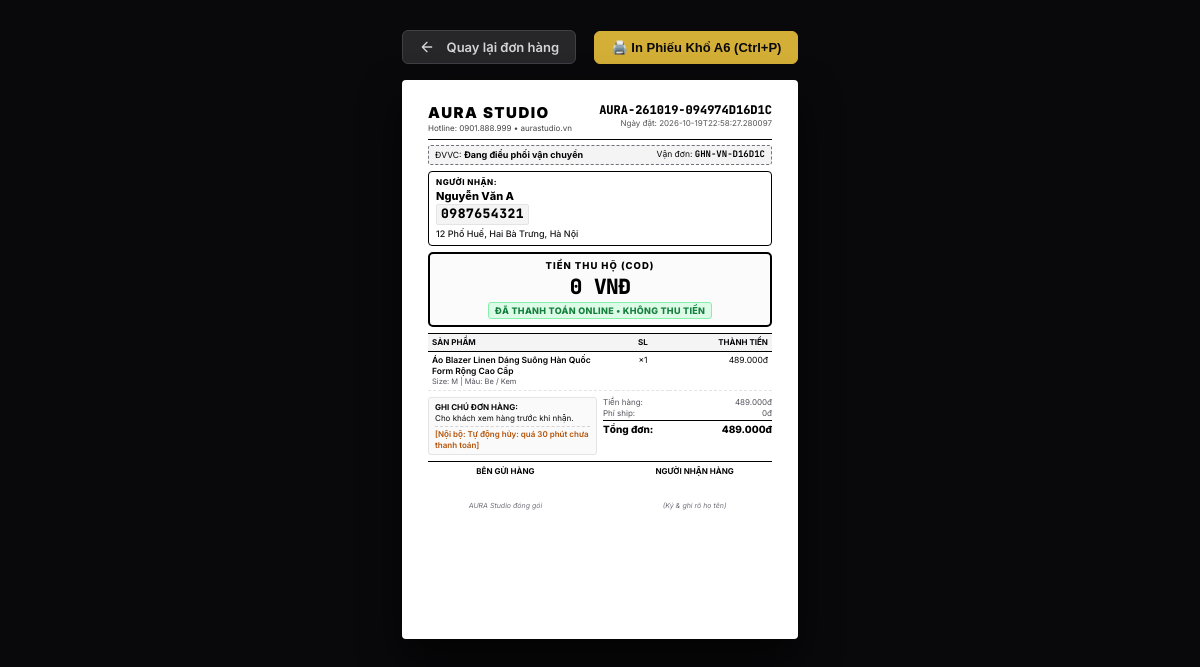
Page /admin/orders/AURA-261019-094974D16D1C/print (signed in) on the committed database.
### app/db/models.py (models this page shows)
class OrderDB(Base):
    __tablename__ = "orders"
    order_id = Column(String, primary_key=True)
    user_id = Column(String, index=True, nullable=True)
    customer_name = Column(String, nullable=False)
    customer_phone = Column(String, nullable=False)
    customer_email = Column(String, nullable=True)
    customer_address = Column(String, nullable=False)
    province = Column(String, nullable=True)
    district = Column(String, nullable=True)
    ward = Column(String, nullable=True)
    specific_address = Column(String, nullable=True)
    customer_note = Column(String, nullable=True)
    payment_method = Column(String, nullable=False)
    payment_status = Column(String, default="unpaid", nullable=False)
    order_status = Column(String, default="pending_payment", index=True, nullable=False)
    carrier = Column(String, default="Giao Hàng Nhanh (GHN Express)", nullable=True)
    tracking_code = Column(String, nullable=True, index=True)
    shipping_status = Column(String, default="ready_to_pick", nullable=True)
    estimated_delivery = Column(String, nullable=True)
    total_amount = Column(Integer, nullable=False)
    subtotal = Column(Integer, nullable=False)
    shipping_fee = Column(Integer, default=0, nullable=False)
    discount_amount = Column(Integer, default=0, nullable=False)
    voucher_code = Column(String, nullable=True)
    quote_json = Column(Text, nullable=True)
    internal_note = Column(Text, nullable=True)
    refund_bank_name = Column(String, nullable=True)
    refund_account_number = Column(String, nullable=True)
    refund_account_holder = Column(String, nullable=True)
    paid_at = Column(String, nullable=True)
    created_at = Column(String, nullable=False, index=True)
    items = relationship("OrderItemDB", back_populates="order", cascade="all, delete-orphan")

### app/routers/admin.py (the view)
@router.get("/admin/orders/{order_id}/print", response_class=HTMLResponse)
def admin_order_print_page(order_id: str, request: Request, admin: User = Depends(require_admin_page)):
    order = db_service.get_order_by_id(order_id)
    if not order:
        order = order_service.get_order_by_id(order_id)
    if not order:
        raise HTTPException(status_code=404, detail=f"Không tìm thấy đơn hàng '{order_id}' để in phiếu")
    cust_phone = order.get("customer_phone") or order.get("customer", {}).get("phone", "")
    cust_name = order.get("customer_name") or order.get("customer", {}).get("name", "Khách hàng")
    cust_addr = order.get("customer_address") or order.get("customer", {}).get("address", "")
    cust_note = order.get("customer_note") or order.get("customer", {}).get("note", "")
    is_cod = (order.get("payment_method") == "cod") and (order.get("payment_status") != "paid")
    total_amount = order.get("total_amount") or order.get("quote", {}).get("total", 0)
    cod_amount = total_amount if is_cod else 0
    quote = order.get("quote", {})
    items = quote.get("lines") or order.get("items") or []
    ctx = base_context(
        request,
        user=admin,
        order=order,
        order_id=order.get("order_id") or order_id,
        customer_phone=cust_phone,
        customer_name=cust_name,
        customer_address=cust_addr,
        customer_note=cust_note,
        is_cod=is_cod,
        cod_amount=cod_amount,
        items=items,
        total_amount=total_amount,
        subtotal=order.get("subtotal") or quote.get("subtotal", 0),
        shipping_fee=order.get("shipping_fee") or quote.get("shipping_fee", 0),
        discount_amount=order.get("discount_amount") or quote.get("discount_amount", 0),
        created_at=order.get("created_at") or "",
        payment_method=order.get("payment_method"),
        payment_status=order.get("payment_status"),
        carrier=order.get("carrier") or "Giao Hàng Nhanh (GHN Express)",
        tracking_code=order.get("tracking_code") or "",
        internal_note=order.get("internal_note") or "",
    )
    return templates.TemplateResponse(request, "admin/order_print.html", ctx)

### app/core/logging.py (called while the page is built)
    def filter(self, record: logging.LogRecord) -> bool:
        if not hasattr(record, "request_id") or not record.request_id:
            record.request_id = request_id_ctx.get() or "-"
        return True

    def format(self, record: logging.LogRecord) -> str:
        if not hasattr(record, "request_id") or not record.request_id:
            record.request_id = request_id_ctx.get() or "-"
        msg = super().format(record)
        return PHONE_RE.sub(r"\1\2****\4", msg)

### app/templates/admin/order_print.html (shortened to what this page needs)
<!DOCTYPE html>
<html lang="vi">
<head>
</head>
<body>
  <div class="action-toolbar no-print">
    <a href="/admin/orders" onclick="safeBack('/admin/orders'); return false;" class="btn btn-secondary" aria-label="Quay lại danh sách đơn hàng">
      <svg width="16" height="16" viewBox="0 0 24 24" fill="none" stroke="currentColor" stroke-width="2" stroke-linecap="round" stroke-linejoin="round" aria-hidden="true" style="display:inline-block; vertical-align:middle; margin-right:4px;">
        <path d="M19 12H5M12 19l-7-7 7-7"/>
      </svg>
      <span>Quay lại đơn hàng</span>
    </a>
    <button onclick="window.print()" class="btn btn-primary" id="btn-print">
      🖨️ In Phiếu Khổ A6 (Ctrl+P)
    </button>
  </div>
  <div class="a6-sheet" id="print-sheet">
    <div class="header-row">
      <div>
        <h1 class="brand-title">AURA STUDIO</h1>
        <p class="brand-sub">Hotline: 0901.888.999 • aurastudio.vn</p>
      </div>
      <div class="order-meta">
        <div class="order-code">{{ order_id }}</div>
        <div class="order-date">Ngày đặt: {{ created_at }}</div>
      </div>
    </div>
    <div class="carrier-box">
      <div>ĐVVC: <strong>{{ carrier }}</strong></div>
      <div>Vận đơn: <strong style="font-family: 'JetBrains Mono', monospace;">{{ tracking_code if tracking_code else order_id }}</strong></div>
    </div>
    <div class="address-grid">
      <div class="info-card recipient">
        <div class="info-label">NGƯỜI NHẬN:</div>
        <div class="customer-name">{{ customer_name }}</div>
        <div class="customer-phone" id="print-customer-phone">{{ customer_phone }}</div>
        <div class="customer-address">{{ customer_address }}</div>
      </div>
    </div>
    <div class="cod-section {% if is_cod %}is-cod-active{% endif %}" id="print-cod-box">
      <div class="cod-header">TIỀN THU HỘ (COD)</div>
      <div class="cod-amount-display" id="print-cod-amount">
        {% if is_cod %}
          {{ "{:,}".format(cod_amount).replace(",", ".") }} VNĐ
        {% else %}
          0 VNĐ
        {% endif %}
      </div>
      <div class="cod-instruction">
        {% if is_cod %}
          NGƯỜI NHẬN THANH TOÁN TIỀN KHI NHẬN HÀNG
        {% else %}
          <span class="cod-badge-paid">ĐÃ THANH TOÁN ONLINE • KHÔNG THU TIỀN</span>
        {% endif %}
      </div>
    </div>
    <table class="items-table">
      <thead>
        <tr>
          <th style="width: 55%;">Sản phẩm</th>
          <th class="text-center" style="width: 15%;">SL</th>
          <th class="text-right" style="width: 30%;">Thành tiền</th>
        </tr>
      </thead>
      <tbody>
        {% for item in items %}
        <tr>
          <td>
            <div class="item-name">{{ item.name }}</div>
            <div class="item-variant">Size: {{ item.size or '-' }} | Màu: {{ item.color or '-' }}</div>
          </td>
          <td class="text-center font-bold">×{{ item.quantity }}</td>
          <td class="text-right font-mono">{{ "{:,}".format(item.line_total or (item.unit_price * item.quantity)).replace(",", ".") }}đ</td>
        </tr>
        {% endfor %}
      </tbody>
    </table>
    <div class="summary-grid">
      <div class="notes-box">
        <strong>Ghi chú đơn hàng:</strong>
        <div>{{ customer_note if customer_note else "Cho khách xem hàng trước khi nhận." }}</div>
        {% if internal_note %}
        <div class="internal-note-box">
          [Nội bộ: {{ internal_note }}]
        </div>
        {% endif %}
      </div>
      <div class="calc-box">
        <div class="calc-row">
          <span>Tiền hàng:</span>
          <span class="font-mono">{{ "{:,}".format(subtotal).replace(",", ".") }}đ</span>
        </div>
        <div class="calc-row">
          <span>Phí ship:</span>
          <span class="font-mono">{{ "{:,}".format(shipping_fee).replace(",", ".") }}đ</span>
        </div>
        <div class="calc-row total-row">
          <span>Tổng đơn:</span>
          <span class="font-mono">{{ "{:,}".format(total_amount).replace(",", ".") }}đ</span>
        </div>
      </div>
    </div>
    <div class="signature-row">
      <div class="sig-col">
        <div class="sig-title">Bên gửi hàng</div>
        <div class="sig-space"></div>
        <div class="sig-sub">AURA Studio đóng gói</div>
      </div>
      <div class="sig-col">
        <div class="sig-title">Người nhận hàng</div>
        <div class="sig-space"></div>
        <div class="sig-sub">(Ký & ghi rõ họ tên)</div>
      </div>
    </div>
  </div>
</body>
</html>

### rows in the picture
OrderDB: order_id "AURA-261019-094974D16D1C", created_at "2026-10-19T22:58:27.280097", carrier "Đang điều phối vận chuyển", customer_name "Nguyễn Văn A", customer_phone "0987654321", customer_address "12 Phố Huế, Hai Bà Trưng, Hà Nội", internal_note "Tự động hủy: quá 30 phút chưa thanh toán", subtotal "489.000", total_amount "489.000"

### other values in the picture
{{ tracking_code if tracking_code else order_id }} "GHN-VN-D16D1C"
{{ item.name }} "Áo Blazer Linen Dáng Suông Hàn Quốc Form Rộng Cao Cấp"
{{ item.size or '-' }} "M"
{{ item.color or '-' }} "Be / Kem"
{{ item.quantity }} "1"
{{ "{:,}".format(shipping_fee).replace(",", ".") }} "0"
